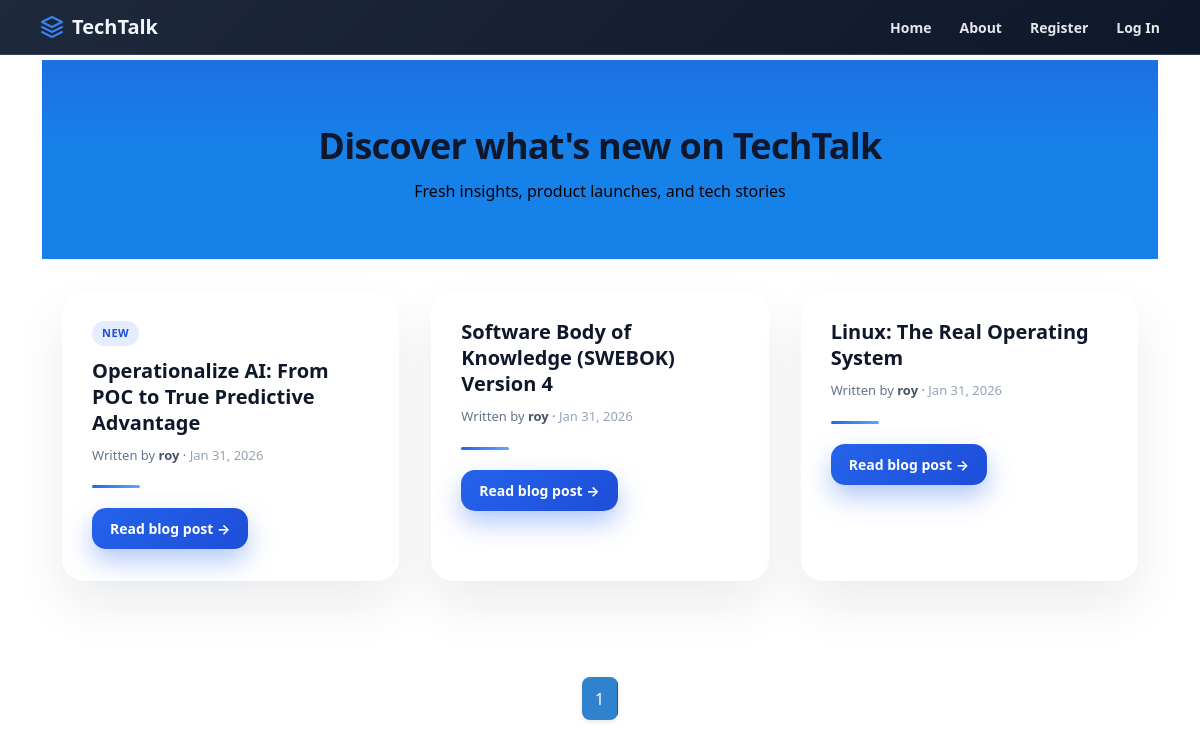
Before: / with the older database file.
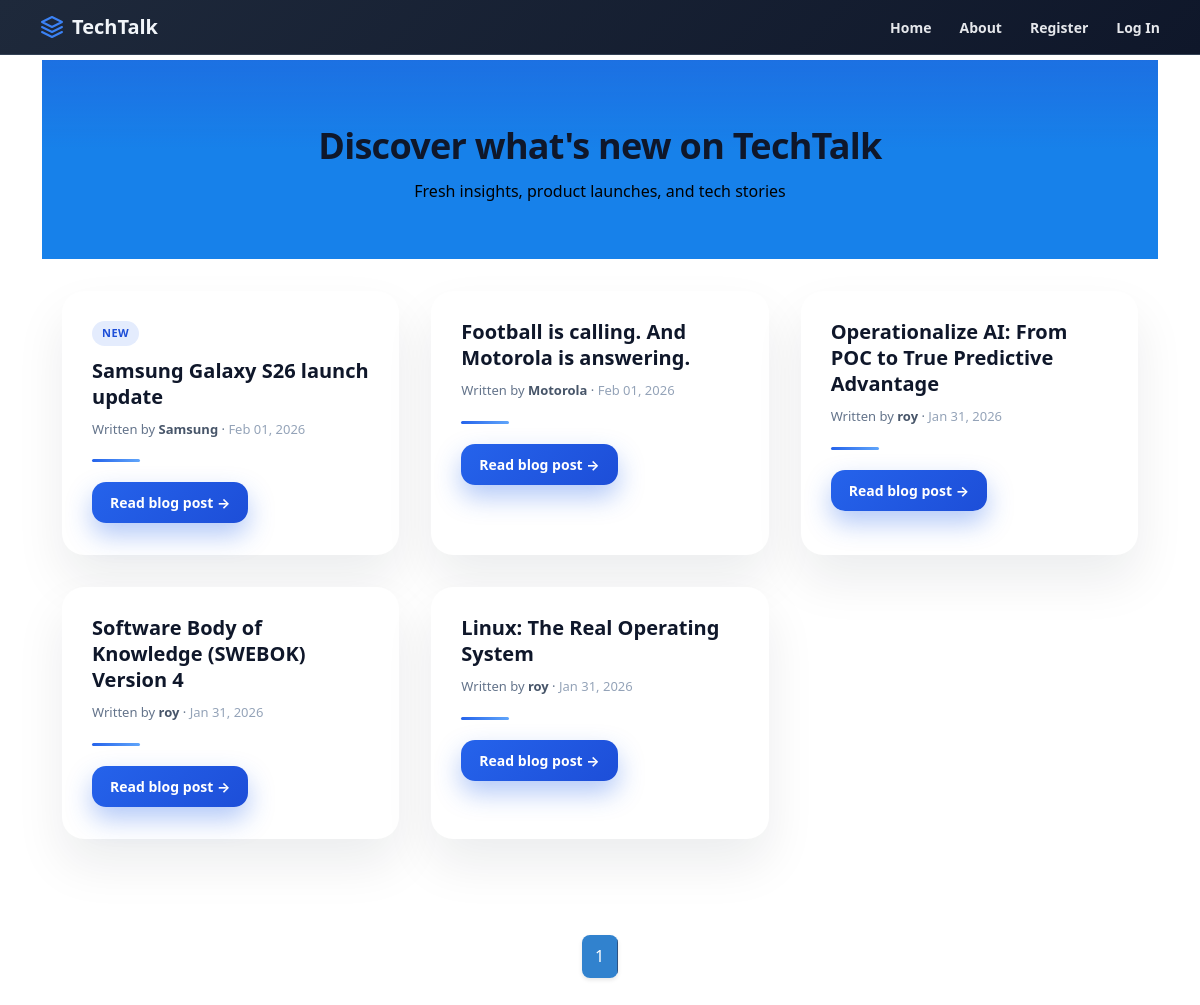
After: the same page with the newer database file.
### Thetechblog/model.py (models this page shows, shortened)
class Blogpost(db.Model):
    users=db.relationship(User, overlaps="author,posts")
    id=db.Column(db.Integer,primary_key=True)
    user_id=db.Column(db.Integer,db.ForeignKey('users.id'),nullable=False)
    date=db.Column(db.DateTime,nullable=False,default=datetime.utcnow)
    title=db.Column(db.String(140),nullable=False)
    text=db.Column(db.Text,nullable=False)

class User(db.Model, UserMixin):
    __tablename__='users'
    id=db.Column(db.Integer,primary_key=True)
    profile_image=db.Column(db.String(20),nullable=False,default='default_profile.jpg')
    email=db.Column(db.String(64),unique=True,index=True)
    username=db.Column(db.String(64),unique=True,index=True)
    password_hash=db.Column(db.String(128))
    posts=db.relationship('Blogpost',backref='author',lazy=True)

### Thetechblog/core/views.py (the view)
@core.route('/')
def index():
    page=request.args.get('page',1,type=int)
    blog_posts=Blogpost.query.order_by(Blogpost.date.desc()).paginate(page=page,per_page=5)
    return render_template('index.html',blog_posts=blog_posts)

### Thetechblog/templates/index.html (shortened to what this page needs)
{% extends "base.html"%}
{% block content%}
<section
  style="
    padding: 64px 20px 40px;
    text-align: center;
     background:
    linear-gradient(180deg, rgba(31, 104, 222, 0.674) 0%, transparent 45%),
    #1781ea;
"
>
  <h1
    style="
      margin: 0;
      font-size: 36px;
      font-weight: 900;
      color: #0f172a;
      letter-spacing: -0.02em;
    "
  >
    Discover what's new on TechTalk
  </h1>
  <p
    style="
      margin-top: 12px;
      font-size: 16px;
      color: #000000;
    "
  >
    Fresh insights, product launches, and tech stories
  </p>
</section>
<section
  style="
    padding: 32px 20px 64px;
    display: grid;
    grid-template-columns: repeat(auto-fit, minmax(320px, 1fr));
    gap: 32px;
    max-width: 1200px;
    margin: 0 auto;
  "
>
{%for post in blog_posts.items%}
  <div
    style="
      background: #ffffff;
      border-radius: 22px;
      padding: 28px 30px 32px;
      box-shadow: 0 25px 50px rgba(15,23,42,0.08);
      transition: transform 0.3s ease, box-shadow 0.3s ease;
    "
    onmouseover="
      this.style.transform='translateY(-6px)';
      this.style.boxShadow='0 35px 70px rgba(59,130,246,0.35)';
    "
    onmouseout="
      this.style.transform='translateY(0)';
      this.style.boxShadow='0 25px 50px rgba(15,23,42,0.08)';
    "
  >
    {% if loop.first %}
    <div
      style="
        display: inline-block;
        margin-bottom: 12px;
        padding: 4px 10px;
        font-size: 11px;
        font-weight: 700;
        letter-spacing: 0.04em;
        text-transform: uppercase;
        color: #1d4ed8;
        background: rgba(37,99,235,0.12);
        border-radius: 999px;
      "
    >
      New
    </div>
    {% endif %}
    <a
      href="{{url_for('blogposts.blog_post',blog_post_id=post.id)}}"
      style="
        font-size: 20px;
        font-weight: 800;
        color: #0f172a;
        text-decoration: none;
        line-height: 1.3;
        display: block;
        transition: color 0.25s ease;
      "
      onmouseover="this.style.color='#2563eb';"
      onmouseout="this.style.color='#0f172a';"
    >
      {{post.title}}
    </a>
    <div style="margin-top: 10px; font-size: 13px; color: #64748b;">
      Written by
      <a
        href="{{url_for('users.user_posts',username=post.author.username)}}"
        style="
          color: #475569;
          font-weight: 600;
          text-decoration: none;
        "
        onmouseover="this.style.color='#2563eb';"
        onmouseout="this.style.color='#475569';"
      >
        {{post.author.username}}
      </a>
      · <span style="color:#94a3b8;">{{post.date.strftime('%b %d, %Y')}}</span>
    </div>
    <div
      style="
        height: 3px;
        width: 48px;
        background: linear-gradient(90deg, #2563eb, #60a5fa);
        border-radius: 999px;
        margin: 20px 0;
      "
    ></div>
    <a
      href="{{url_for('blogposts.blog_post',blog_post_id=post.id)}}"
      style="
        display: inline-flex;
        align-items: center;
        gap: 6px;
        padding: 10px 18px;
        border-radius: 14px;
        background: linear-gradient(135deg, #2563eb, #1d4ed8);
        color: #ffffff;
        font-size: 14px;
        font-weight: 700;
        text-decoration: none;
        box-shadow: 0 12px 26px rgba(37,99,235,0.35);
        transition: transform 0.25s ease, box-shadow 0.25s ease;
      "
      onmouseover="
        this.style.transform='translateY(-2px)';
        this.style.boxShadow='0 18px 40px rgba(37,99,235,0.45)';
      "
      onmouseout="
        this.style.transform='translateY(0)';
        this.style.boxShadow='0 12px 26px rgba(37,99,235,0.35)';
      "
    >
      Read blog post →
    </a>
  </div>
{%endfor%}
</section>
<nav aria-label="Page navigation" style="display: flex; justify-content: center; margin-top: 2rem; padding: 0 20px 40px;">
    <ul style="display: flex; list-style: none; margin: 0; padding: 0; background: white; border-radius: 8px; box-shadow: 0 2px 4px rgba(0, 0, 0, 0.1); overflow: hidden;">
        {% for page_num in blog_posts.iter_pages(left_edge=1,right_edge=1,left_current=1,right_current=2) %}
            {% if blog_posts.page == page_num %}
        <li style="margin: 0;"><a href="{{url_for('core.index',page=page_num)}}" style="display: block; padding: 0.6rem 0.8rem; background: #3182ce; color: white; text-decoration: none; font-weight: 500; border-right: 1px solid #2c5282;">{{page_num}}</a></li>
            {% endif %}
        {% endfor %}
    </ul>
</nav>
{%endblock%}

### Thetechblog/templates/base.html (shortened to what this page needs)
<!DOCTYPE html>
<html lang="en">
<head>
    <link href="https://cdn.jsdelivr.net/npm/bootstrap@5.3.8/dist/css/bootstrap.min.css" rel="stylesheet">
</head>
<body>
<header
  style="
    background: linear-gradient(135deg, #1e293b, #0f172a);
    border-bottom: 1px solid #334155;
    padding: 12px 16px;
    position: fixed;
    top: 0;
    left: 0;
    right: 0;
    z-index: 1000;
  "
>
  <nav
  style="
    width: 100%;
    padding: 0 24px;
    display: flex;
    justify-content: space-between;
    align-items: center;
  "
  >
    <div>
      <a
        href="{{url_for('core.index')}}"
        style="
          font-size: 20px;
          font-weight: 800;
          color: #f1f5f9;
          text-decoration: none;
          display: flex;
          align-items: center;
          gap: 8px;
        "
      >
        TechTalk
      </a>
    </div>
    <div
      style="
        display: flex;
        align-items: center;
        gap: 28px;
      "
    >
      <a
        href="{{url_for('core.index')}}"
        style="
          font-size: 14px;
          font-weight: 600;
          color: #e5e7eb;
          text-decoration: none;
        "
      >
        Home
      </a>
      <a
        href="{{url_for('core.info')}}"
        style="
          font-size: 14px;
          font-weight: 600;
          color: #e5e7eb;
          text-decoration: none;
        "
      >
        About
      </a>
      {% if current_user.is_authenticated%}
      <a
        href="{{url_for('users.account')}}"
        style="
          font-size: 14px;
          font-weight: 600;
          color: #e5e7eb;
          text-decoration: none;
        "
      >
        Account
      </a>
      <a
        href="{{url_for('blogposts.create_post')}}"
        style="
          font-size: 14px;
          font-weight: 600;
          color: #e5e7eb;
          text-decoration: none;
        "
      >
        Create Post
      </a>
      <a
        href="{{url_for('users.logout')}}"
        style="
          padding: 8px 16px;
          border-radius: 10px;
          background: rgba(239,68,68,0.15);
          color: #fecaca;
          font-size: 14px;
          font-weight: 700;
          text-decoration: none;
        "
      >
        Log Out
      </a>
      {%else%}
      <a
        href="{{url_for('users.register')}}"
        style="
          font-size: 14px;
          font-weight: 600;
          color: #e5e7eb;
          text-decoration: none;
        "
      >
        Register
      </a>
      <a
        href="{{url_for('users.login')}}"
        style="
          font-size: 14px;
          font-weight: 600;
          color: #e5e7eb;
          text-decoration: none;
        "
      >
        Log In
      </a>
      {%endif%}
    </div>
  </nav>
</header>
</body>
<div class="container" style="padding-top: 60px;">
{%block content%}
{%endblock%}
</div>
</html>

Changed rows visible on the page:
added Blogpost: shows "NEW", title "Samsung Galaxy S26 launch update", author.username "Samsung", date "Feb 01, 2026"
added Blogpost: title "Football is calling. And Motorola is answering.", author.username "Motorola", date "Feb 01, 2026"
shown differently, row unchanged: Blogpost "Operationalize AI: From POC to True Predictive Advantage": no longer shows "NEW"
